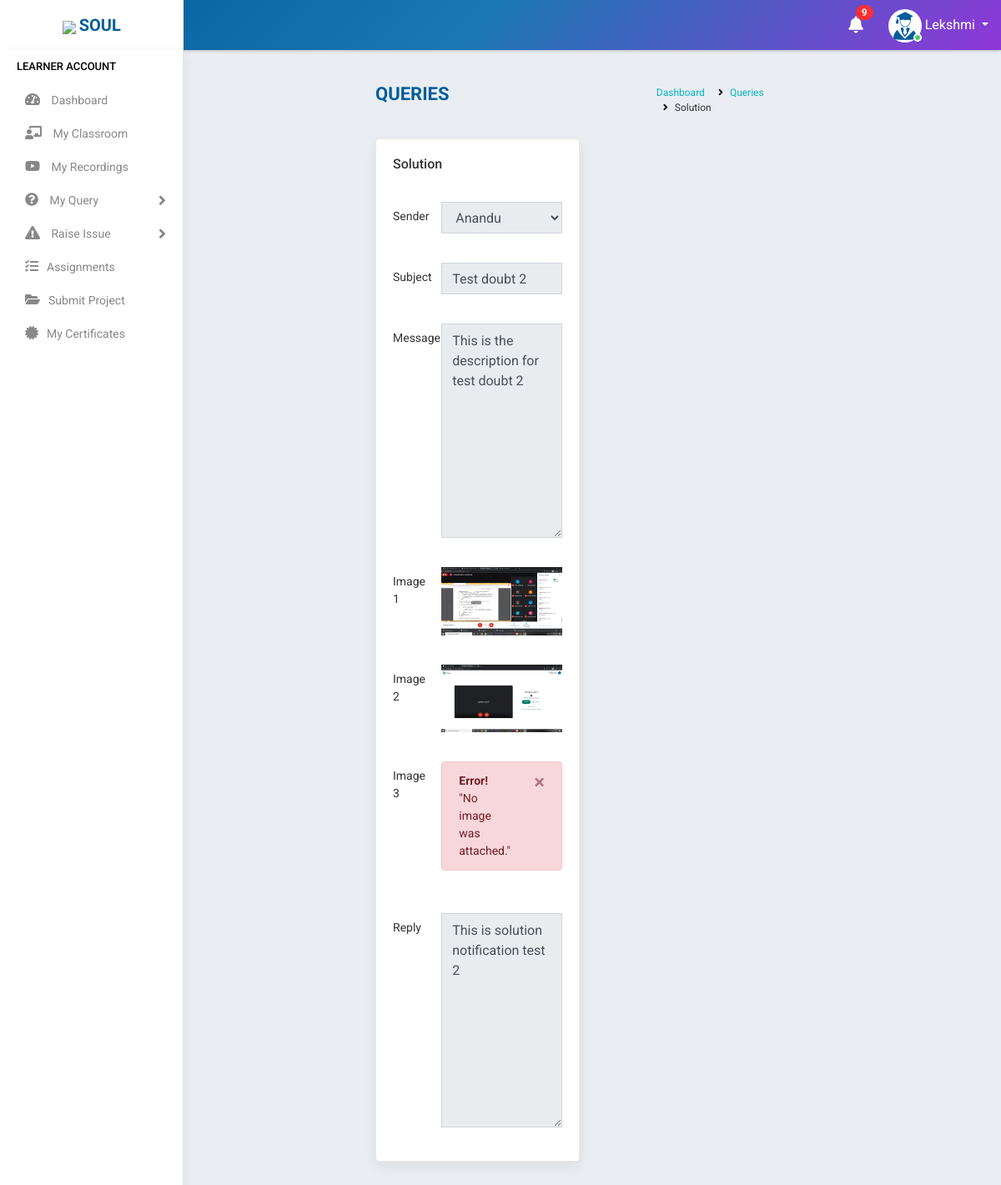
Screenshot of /view_dreply/2/ (signed in) with the database file from the repository.
### accounts/models.py (models this page shows, shortened)
class Student(models.Model):
    state = (
    ('Andhra Pradesh','Andhra Pradesh'),
    ('Arunachal Pradesh','Arunachal Pradesh'),
    ('Assam','Assam'),
    ('Bihar','Bihar'),
    ('Chhattisgarh','Chattisgarh'),
    ('Goa','Goa'),
    ('Gujarat','Gujarat'),
    ('Haryana','Haryana'),
    ('Himachal Pradesh','Himachal Pradesh'),
    ('Jharkhand','Jharkhand'),
    ('Karnataka','Karnataka'),
    ('Kerala','Kerala'),
    ('Madhya Pradesh','Madhya Pradesh'),
    ('Maharashtra','Maharashtra'),
    ('Manipur','Manipur'),
    ('Meghalaya','Meghalaya'),
    ('Mizoram','Mizoram'),
    ('Nagaland','Nagaland'),
    ('Odisha','Odisha'),
    ('Rajasthan','Rajasthan'),
    ('Sikkim','Sikkim'),
    ('Tamil Nadu','Tamil Nadu'),
    ('Telangana','Telangana'),
    ('Tripura','Tripura'),
    ('Uttar Pradesh','Uttar Pradesh'),
    ('Uttarakhand','Uttarakhand'),
    ('West Bengal','West Bengal')
)
    groups = (
    ('AB+', 'AB+'),
    ('AB-', 'AB-'),
    ('A+', 'A+'),
    ('A-', 'A-'),
    ('B+', 'B+'),
    ('B-', 'B-'),
    ('O+', 'O+'),
    ('O-', 'O-'),
    )
    user= models.OneToOneField(User,on_delete=models.CASCADE,null=True,blank=True)
    name = models.CharField(max_length=100,blank=True)
    mobile = models.CharField(max_length=10,blank=True)
    email = models.EmailField(max_length=200,blank=True)
    sex = models.CharField(max_length=10,null=True,choices=(('Male','Male'),('Female','Female')),blank=True)
    dob = models.DateField(null=True, blank=True)
    blood_group = models.CharField(max_length=100,null=True, blank=True,choices=groups)
    house = models.CharField(max_length=100,null=True,blank=True)
    street =models.CharField(max_length=100,null=True,blank=True)
    street2 =models.CharField(max_length=100,null=True,blank=True)
    city = models.CharField(max_length=100,null=True,blank=True)
    state = models.CharField(max_length=100,null=True,choices=state,blank=True)
    course_enrolled = models.CharField(max_length=100,null=True,blank=True)
    now_attending = models.CharField(max_length=100,null=True,blank=True)
    start_date = models.DateField(null=True,blank=True)
    shared = models.BooleanField(default=False,choices=((True, 'Yes'), (False, 'No')),blank=True)
    payment = models.CharField(max_length=10,choices=(('Full','Full'),('Half','Half')),default='Half',blank=True)
    status = models.CharField(max_length=20,choices=(('Active','Active'),('Inactive','Inactive')),default='Active',blank=True)
    profile_pic = models.ImageField(null=True,default="student.jpg")
    total_fees = models.IntegerField(null=True,blank=True)
    fees_paid = models.IntegerField(null=True,blank=True)
    balance = models.IntegerField(null=True,blank=True)

class Doubt(models.Model):
    sender = models.ForeignKey(Student, on_delete=models.CASCADE,related_name='std',null=True,blank=True)
    receiver = models.ForeignKey(Staff,on_delete=models.CASCADE,related_name='tutor',null=True,limit_choices_to={'stype':"3"})
    subject = models.CharField(max_length=400,null=True)
    message = models.TextField(max_length=1500,null=True)
    ss1=models.ImageField(null=True,blank=True,default="")
    ss2=models.ImageField(null=True,blank=True,default="")
    ss3=models.ImageField(null=True,blank=True,default="")
    reply = models.TextField(max_length=1500, null=True, blank=True)
    datetime = models.DateField(auto_now_add=True,null=True, blank=True)
    status = models.CharField(max_length=100,choices=(('Not replied','Not replied'),('Replied','Replied')),default='Not replied',blank=True)

### accounts/views.py (the view)
# urls.py: path('view_dreply/<id>/',ViewDReply.as_view(),name='view_dreply'),
class ViewDReply(View):
    def get(self, request,id):
        user=request.user
        if user.is_authenticated:
            try:
                s = Student.objects.get(user=user)
                note = Notification.objects.filter(receiver=user).filter(status="Not Read").order_by('-datetime')
                no_count = note.count()
                d=Doubt.objects.get(id=id)
                form = DoubtSendForm(instance=d)
                return render(request,'students/dreply.html',{'s':s,'no_count':no_count,'note':note,'form':form,'d':d})
            except:
                return redirect('home')
        return redirect('logout')

### accounts/forms.py
class DoubtSendForm(ModelForm):
    class Meta:
        model = Doubt
        fields = '__all__'

### accounts/models.py (called while the page is built)
    def __str__(self):
        return self.name

### accounts/templates/students/dreply.html (shortened to what this page needs)
{% extends 'accounts/main.html' %}
    {% block content %}
<div class="main-wrapper">
    {% include 'students/navbar.html' %}
    {% include 'students/sidebar.html' %}
    <div class="page-wrapper">
        <div class="content container-fluid">
            <div class="page-header">
                <div class="row">
                    <div class="col-lg-7 col-md-12 col-sm-12 col-12">
                        <h5 class="text-uppercase">Queries</h5>
                    </div>
                    <div class="col-lg-5 col-md-12 col-sm-12 col-12">
                        <ul class="list-inline breadcrumb float-right">
                        <li class="list-inline-item"><a href="{% url 'home' %}">Dashboard</a></li>
                        <li class="list-inline-item"><a href="{% url 'view_doubt_reply' %}">Queries</a></li>
                        <li class="list-inline-item">Solution</li>
                        </ul>
                    </div>
                </div>
            </div>
            <div class="row">
                <div class="col-md-6">
                <div class="card-box">
                    <h4 class="card-title">Solution</h4>
                    <br>
                    <form method="post"action>
                        <div class="form-group row">
                            <label class="col-md-3 col-form-label">Sender</label>
                            <div class="col-md-9">
                                {% load widget_tweaks %}
                                {% render_field form.receiver class="form-control" disabled="True" %}
                            </div>
                        </div>
                        <div class="form-group row">
                            <label class="col-md-3 col-form-label">Subject</label>
                            <div class="col-md-9">
                                {% render_field form.subject class="form-control" disabled="True" %}
                            </div>
                        </div>
                        <div class="form-group row">
                            <label class="col-md-3 col-form-label">Message</label>
                            <div class="col-md-9">
                                {% render_field form.message class="form-control" disabled="True" %}
                            </div>
                        </div>
                        <div class="form-group row">
                            <label class="col-md-3 col-form-label">Image 1</label>
                            <div class="col-md-9">
                                {% if d.ss1 %}
                                <img src="{{d.ss1.url}}" class="img-responsive">
                                {% endif %}
                            </div>
                        </div>
                        <div class="form-group row">
                            <label class="col-md-3 col-form-label">Image 2</label>
                            <div class="col-md-9">
                                {% if d.ss2 %}
                                <img src="{{d.ss2.url}}" class="img-responsive">
                                {% endif %}
                            </div>
                        </div>
                        <div class="form-group row">
                            <label class="col-md-3 col-form-label">Image 3</label>
                            <div class="col-md-9">
                                {% if d.ss3 %}
                                <img src="{{d.ss3.url}}" class="img-responsive">
                                {% else %}
                                <div class="alert alert-danger alert-dismissible fade show" role="alert">
                                    <strong>Error!</strong>
                                    "No image was attached."
                                    <button type="button" class="close" data-dismiss="alert" area-label="Close">
                                        <span area-hidden="true">×</span>
                                    </button>
                                </div>
                                {% endif %}
                            </div>
                        </div>
                        <div class="form-group row">
                            <label class="col-md-3 col-form-label">Reply</label>
                            <div class="col-md-9">
                                {% render_field form.reply class="form-control" disabled="True" %}
                            </div>
                        </div>
                    </form>
                </div>
            </div>
        </div>
    </div>
    {% endblock %}

### accounts/templates/students/navbar.html (shortened to what this page needs)
<div class="header">
    <div class="header-left">
        <a href="https://www.teqstories.com" class="logo">
            <img src="https://www.teqstories.com/assets/images/Blue.png" style="height: 40px;width:auto;">
            <span class="text-uppercase"><b>Soul</b></span>
        </a>
    </div>
    <div class="page-title-box float-left">
    </div>
    <ul class="nav user-menu float-right">
        {% include 'accounts/mini/notify.html' %}
        <li class="nav-item dropdown has-arrow">
            <a href="#" class="dropdown-toggle nav-link user-link" data-toggle="dropdown">
                <span class="user-img"><img class="rounded-circle" src="{{request.user.student.profile_pic.url}}" width="40" height="40" alt="{{request.user.student.name|title}}">
                    <span class="status online"></span></span>
                <span>{{request.user.student.name|title}}</span>
            </a>
        </li>
    </ul>
</div>

### rows the page displays
Doubt: receiver "Anandu", subject "Test doubt 2", message "This is the description for test doubt 2", ss1 (picture), ss2 (picture), reply "This is solution notification test 2"

### other values shown
{{ no_count }} "9"
{{ request.user.student.name|title }} "Lekshmi"
